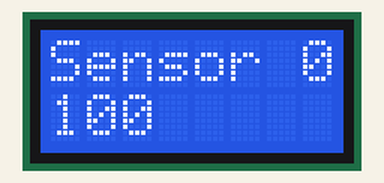
Simulated run of this sketch. Board: Arduino Leonardo, built with avr-gcc and run on an emulated ATmega32U4. Shown: 8×2 character LCD.

Above: at 0.1 s.
At 2.1 s:
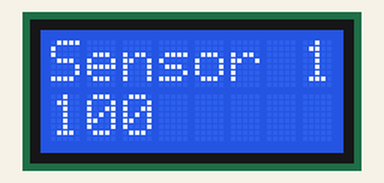
At 4.1 s:
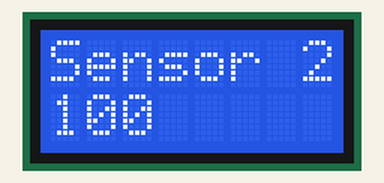

Measured:
- by itself, everything shown: repeats every 6.0 s, in 3 steps
- what the display in image 0 shows lasts 2.0 s, from 0.1 s to 2.1 s

The sketch:

ls_tune.ino
```cpp
// (licence header left out)
#include <Wire.h>
#include <Zumo32U4.h>

Zumo32U4LineSensors lineSensors;
Zumo32U4LCD lcd;

#define SENSOR_COUNT 3

unsigned int lineSensorValues[SENSOR_COUNT];

void setup() {
  lineSensors.initThreeSensors();
}

void loop() {
  lineSensors.read(lineSensorValues);

  for (int i = 0; i < SENSOR_COUNT; i++) {
    lcd.clear();
    lcd.print("Sensor ");
    lcd.print(i);
    lcd.gotoXY(0, 1);
    lcd.print(lineSensorValues[i]);
    delay(2000);
  }
}
```
